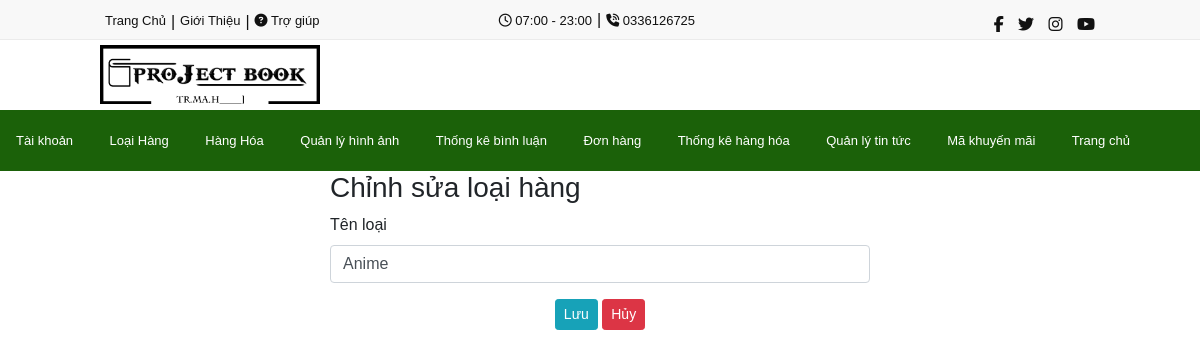
Page /admin/sectors/sua.php?ma_loai=1 (signed in) on the committed database.
### tables this page shows
CREATE TABLE `manage_img` (
  `id` int(11) NOT NULL,
  `banner1` varchar(255) NOT NULL,
  `banner2` varchar(255) NOT NULL,
  `banner3` varchar(255) NOT NULL,
  `logo` varchar(255) NOT NULL
);

CREATE TABLE `sectors` (
  `ma_loai` int(11) NOT NULL,
  `ten_loai` varchar(255) NOT NULL
);

### lib/db.php (called while the page is built, shortened)
<?php
   $host = "localhost";
   $user = "root";
   $password = "";
   $db = "pt15317project1";
   $conn = null;
   try {
       $conn = new PDO("mysql:host=$host;dbname=$db;charset=utf8", $user,$password);
   } catch (PDOException $e) {
       echo $e->getMessage();
   }
   function dbfetch($sql){
    global $conn;
    $stmt = $conn->prepare($sql);
    $stmt->execute();
    $result = $stmt->fetch();
    return $result;
   }
   function dbfetchAll($sql){
    global $conn;
    $stmt = $conn->prepare($sql);
    $stmt->execute();
    $result = $stmt->fetchAll();
    return $result;
   }
?>

### admin/sectors/sua.php (the view, shortened to what this page needs)
<?php
require_once "../../lib/db.php";
$sectorId = isset($_GET['ma_loai']) ? $_GET['ma_loai']: 0;
$sql = "select * from sectors where ma_loai = $sectorId";
$sectors = dbfetch($sql);
?>
<!DOCTYPE html>
<html lang="en">
<head>
    <?php include_once "../../_share/style.php" ?>
</head>
<body>
    <?php include_once "../../_share/header-admin.php" ?>
    <main class="container-fluid">
        <div class="container">
            <div class="row">
                <div class="col-6 offset-3">
                    <h3>Chỉnh sửa loại hàng</h3>
                    <form action="<?= BASE_URL_S ?>sectors/luu-sua.php?ma_loai=<?= $sectors['ma_loai'] ?>" method="POST"
                        enctype="multipart/form-data">
                        <div class="form-group">
                            <label for="">Tên loại</label>
                            <input type="text" name="ten_loai" value="<?= $sectors['ten_loai'] ?>" class="form-control">
                        </div>
                        <div class="text-center">
                            <button type="submit" class="btn btn-sm btn-info">Lưu</button>
                            <a href="<?= BASE_URL_2 ?>" class="btn btn-sm btn-danger">Hủy</a>
                        </div>
                    </form>
                </div>
            </div>
        </div>
    </main>
</body>
</html>

### _share/header-admin.php (shortened to what this page needs)
<link rel="stylesheet" href="<?= BASE_URL_B ?>_share/header-admin.css">
<!-- <?php
$sql = "select * from sectors";
$sector = dbfetchAll($sql);
?> -->
<header>
    <div class="header-top">
        <div class="header-top-top">
            <div class="header-top-left">
                <a href="<?= BASE_URL_C ?>">
                    Trang Chủ
                </a>
                <p>|</p>
                <a href="<?= BASE_URL ?>">
                    Giới Thiệu
                </a>
                <p>|</p>
                <a href="<?= BASE_URL ?>">
                    <i class="fa fa-question-circle"></i> Trợ giúp
                </a>
            </div>
            <div class="header-top-center">
                <a href="<?= BASE_URL ?>">
                    <i class="far fa-clock"></i> 07:00 - 23:00
                </a>
                <p>|</p>
                <a href="<?= BASE_URL ?>">
                    <i class="fas fa-phone-volume"></i> 0336126725
                </a>
            </div>
            <div class="header-top-right">
                <a href="<?= BASE_URL ?>"><span class="fab fa-facebook-f"></span></a>
                <a href="<?= BASE_URL ?>"><span class="fab fa-twitter"></span></a>
                <a href="<?= BASE_URL ?>"><span class="fab fa-instagram"></span></a>
                <a href="<?= BASE_URL ?>"><span class="fab fa-youtube"></span></a>
            </div>
        </div>
    </div>
    <?php
    $sql = "select * from manage_img";
    $produccts = dbfetchAll($sql);
    ?>
    <div class="header-bottom">
        <div class="header-logo">
            <?php foreach($produccts as $key => $cursor):?>
            <img src="<?= BASE_URL_B . $cursor['logo'] ?>" class="img-fluid">
            <?php endforeach?>
        </div>
        <div class="header-search">
        </div>
    </div>
</header>
<div class="header-navbar">
    <nav class="navbarad2">
        <ul>
            <div class="header-navbar-nav-left2">
                <li class="nav-item active">
                    <a class="nav-link" href="<?= BASE_URL_1 ?>">Tài khoản</a>
                </li>
                <li class="nav-item active">
                    <a class="nav-link" href="<?= BASE_URL_2 ?>">Loại Hàng<span class="sr-only">(current)</span></a>
                </li>
                <li class="nav-item">
                    <a class="nav-link" href="<?= BASE_URL_3 ?>">Hàng Hóa<span class="sr-only">(current)</span></a>
                </li>
                <li class="nav-item">
                    <a class="nav-link" href="<?= BASE_URL_12 ?>">Quản lý hình ảnh</a>
                </li>
                <li class="nav-item">
                    <a class="nav-link" href="<?= BASE_URL_13 ?>">Thống kê bình luận</a>
                </li>
                <li class="nav-item">
                    <a class="nav-link" href="<?= BASE_URL_6 ?>">Đơn hàng</a>
                </li>
                <li class="nav-item">
                    <a class="nav-link" href="<?= BASE_URL_7 ?>">Thống kê hàng hóa</a>
                </li>
                <li class="nav-item">
                    <a class="nav-link" href="<?= BASE_URL_16 ?>">Quản lý tin tức</a>
                </li>
                <li class="nav-item">
                    <a class="nav-link" href="<?= BASE_URL_S ?>code_sale/code_sale.php">Mã khuyến mãi</a>
                </li>
                <li class="nav-item">
                    <a class="nav-link" href="<?= BASE_URL_H ?>?action=index">Trang chủ</a>
                </li>
            </div>
        </ul>
    </nav>
</div>

### _share/header-admin.css (style rules this page uses)
* { margin: 0; padding: 0; box-sizing: border-box; font-family: 'Poppins', sans-serif; }
html, body { overflow-x: hidden; width: 100%; }
header { width: 100%; }
header .header-top { padding-top: 8px; width: 100%; height: 40px; background: #f8f8f8; border-bottom: 1px solid #ebebeb; }
header .header-top-top { width: 1000px; height: 24px; margin: auto; background: #f8f8f8; display: grid; grid-template-columns: auto auto auto; }
header .header-top-top i { color: #111111; }
header .header-top-left { height: 24px; display: flex; color: #111111; }
header .header-top-left a { color: #111111; font-size: 13px; text-decoration: none; padding: 0 5px 0 5px; line-height: 25px; }
header .header-top-left p { margin: 2px 0 0 0; }
header .header-top-center { display: flex; text-align: center; padding: 0 0 0 25px; color: #111111; }
header .header-top-center p { line-height: 23px; }
header .header-top-center a { color: #111111; padding: 0 5px 0 5px; text-decoration: none; font-size: 13px; line-height: 25px; }
header .header-top-right { height: 24px; text-align: right; padding: 5px 0 0 0; list-style-type: none; }
header .header-top-right a { margin: 5px 5px 0 5px; padding: 0; text-decoration: none; color: #111111; }
header .header-top-right a span { color: #111111; font-size: 16px; }
header .header-bottom { width: 1000px; height: 70px; margin: auto; display: flex; padding: 5px 0 0 0; display: grid; grid-template-columns: auto auto auto; }
.header-logo { margin: 0; padding: 0; width: 220px; }
.header-logo img { width: 100%; }
.header-search { margin: 9px 10px 0 25px; height: 40px; width: 520px; }
.header-navbar { background: #1b6109; }
nav { width: 1200px; margin: auto; }
nav::after { content: ''; clear: both; display: table; }
nav ul { width: 100%; margin: 0 0 0 0; position: relative; }
nav ul li { display: inline-block; margin: 0; padding: 0; background: #1b6109; }
nav ul li a { text-decoration: none; color: #fff; padding: 15px 15px; font-size: 13px; line-height: 45px; }

### _share/header-admin.php (style rules this page uses)
nav ul li a { text-decoration: none; color: #fff; padding: 15px 15px; font-size: 13px; line-height: 45px; }

### rows in the picture
manage_img: logo (picture)
sectors: ten_loai "Anime"
